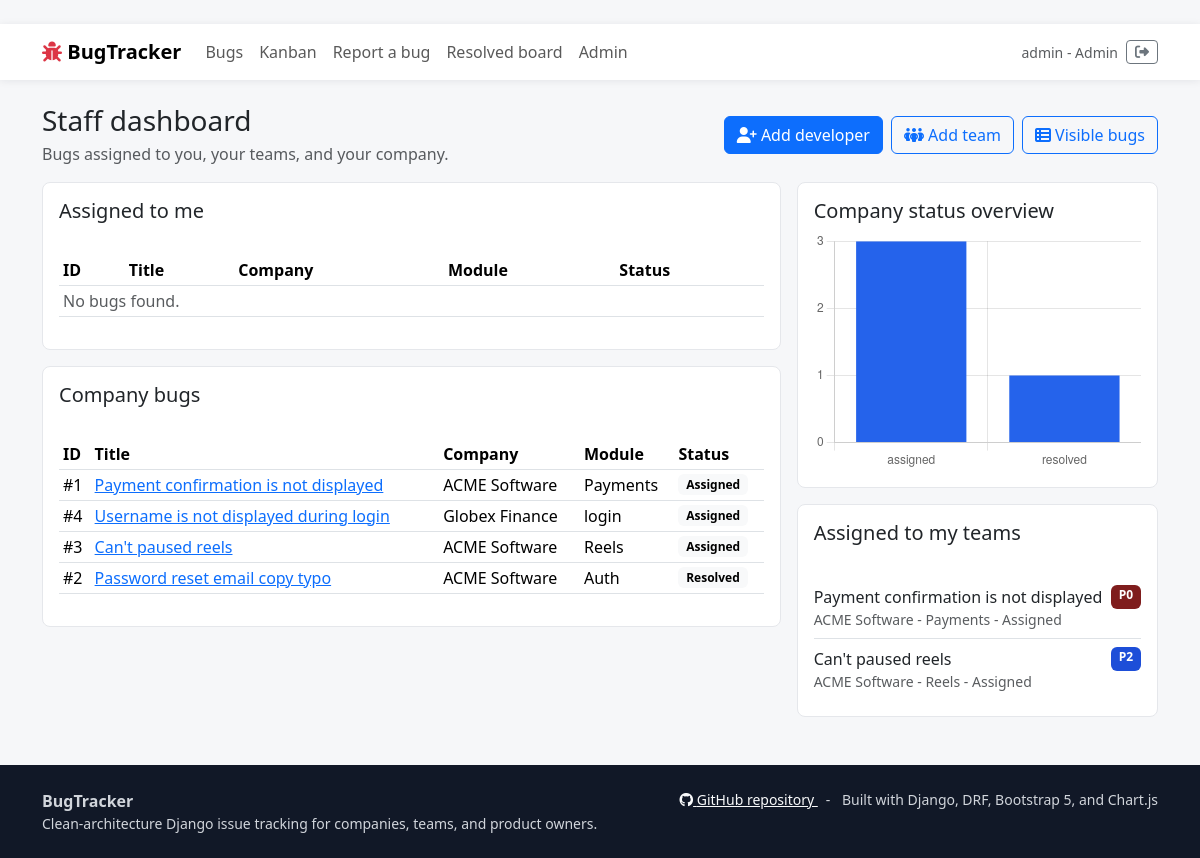
Screenshot of /dashboard/staff/ (signed in) with the database file from the repository.
### infrastructure/models.py (models this page shows, shortened)
class User(AbstractUser):
    class Role(models.TextChoices):
        REPORTER = "reporter", "Reporter"
        DEVELOPER = "developer", "Developer"
        PRODUCT_OWNER = "po", "Product Owner"
        ADMIN = "admin", "Admin"
    role = models.CharField(max_length=20, choices=Role.choices, default=Role.REPORTER)
    company = models.ForeignKey(Company, on_delete=models.SET_NULL, null=True, blank=True, related_name="users")
    teams = models.ManyToManyField(Team, blank=True, related_name="members")
    must_change_password = models.BooleanField(default=False)

class TimeStampedModel(models.Model):
    created_at = models.DateTimeField(auto_now_add=True)
    updated_at = models.DateTimeField(auto_now=True)
    class Meta:
        abstract = True

class Bug(TimeStampedModel):
    class Severity(models.TextChoices):
        LOW = "low", "Low"
        MEDIUM = "medium", "Medium"
        HIGH = "high", "High"
        CRITICAL = "critical", "Critical"
    class Status(models.TextChoices):
        TRIAGE = "triage", "Triage"
        ASSIGNED = "assigned", "Assigned"
        IN_PROGRESS = "in_progress", "In progress"
        RESOLVED = "resolved", "Resolved"
        VERIFIED = "verified", "Verified"
        DUPLICATE = "duplicate", "Duplicate"
        REOPENED = "reopened", "Reopened"
        CLOSED = "closed", "Closed"
    class Priority(models.TextChoices):
        P0 = "P0", "P0"
        P1 = "P1", "P1"
        P2 = "P2", "P2"
        P3 = "P3", "P3"
    title = models.CharField(max_length=220)
    description = models.TextField()
    reproduction_steps = models.TextField()
    expected_result = models.TextField()
    actual_result = models.TextField()
    severity = models.CharField(max_length=20, choices=Severity.choices)
    status = models.CharField(max_length=30, choices=Status.choices, default=Status.TRIAGE)
    priority = models.CharField(max_length=2, choices=Priority.choices, default=Priority.P3)
    priority_score = models.PositiveIntegerField(default=0)
    priority_override = models.BooleanField(default=False)
    priority_override_reason = models.TextField(blank=True)
    impact = models.PositiveSmallIntegerField(default=3, validators=[MinValueValidator(1), MaxValueValidator(5)])
    similar_count = models.PositiveIntegerField(default=0)
    module = models.CharField(max_length=120)
    module_importance = models.PositiveSmallIntegerField(default=3, validators=[MinValueValidator(1), MaxValueValidator(5)])
    product = models.CharField(max_length=160)
    notification_email = models.EmailField(blank=True, help_text="Optional email(s) to receive updates about this bug (comma-separated)")
    company = models.ForeignKey(Company, on_delete=models.CASCADE, related_name="bugs")
    reporter = models.ForeignKey(User, on_delete=models.CASCADE, related_name="reported_bugs")
    duplicate_of = models.ForeignKey("self", on_delete=models.SET_NULL, null=True, blank=True, related_name="duplicates")
    is_duplicate = models.BooleanField(default=False)
    is_reopened = models.BooleanField(default=False)
    is_verified = models.BooleanField(default=False)
    class Meta:
        ordering = ["priority", "-priority_score", "-created_at"]
        indexes = [
            models.Index(fields=["status", "priority"]),
            models.Index(fields=["company", "module"]),
            models.Index(fields=["reporter", "status"]),
        ]
    def get_absolute_url(self):
        return reverse("web:bug_detail", kwargs={"pk": self.pk})

class Company(TimeStampedModel):
    name = models.CharField(max_length=160, unique=True)
    slug = models.SlugField(max_length=180, unique=True)
    product_name = models.CharField(max_length=160)
    is_active = models.BooleanField(default=True)
    class Meta:
        ordering = ["name"]
        verbose_name_plural = "companies"

### presentation/web/views.py (the view)
# urls.py: path("dashboard/staff/", views.staff_dashboard, name="staff_dashboard"),
@login_required
def staff_dashboard(request):
    if not is_staff_role(request.user):
        return redirect("web:user_dashboard")
    user_team_ids = request.user.teams.values_list("id", flat=True)
    assigned = Bug.objects.filter(assignments__is_active=True, assignments__assignee=request.user).distinct()
    team_bugs = Bug.objects.filter(assignments__is_active=True, assignments__team_id__in=user_team_ids).distinct()
    company_bugs = Bug.objects.filter(company=request.user.company) if request.user.company_id else Bug.objects.none()
    if request.user.role == "admin":
        company_bugs = Bug.objects.all()
    chart_data = list(company_bugs.values("status").annotate(count=Count("id")).order_by("status"))
    return render(
        request,
        "dashboard/staff_dashboard.html",
        {
            "assigned_bugs": assigned[:10],
            "team_bugs": team_bugs[:10],
            "company_bugs": company_bugs[:10],
            "chart_data": chart_data,
            "can_manage": is_ba_or_admin(request.user),
            "can_create_developers": is_ba_or_admin(request.user) and request.user.company_id,
        },
    )

### shared_kernel/roles.py (called while the page is built)
def is_ba_or_admin(user) -> bool:
    return bool(user and user.is_authenticated and user.role in MANAGER_ROLES)

def is_staff_role(user) -> bool:
    return bool(user and user.is_authenticated and user.role in STAFF_ROLES)

### presentation/web/templates/dashboard/staff_dashboard.html (shortened to what this page needs)
﻿{% extends "base.html" %}
{% block content %}
<div class="d-flex justify-content-between align-items-center mb-3">
    <div>
        <h1 class="h3 mb-1">Staff dashboard</h1>
        <p class="text-muted mb-0">Bugs assigned to you, your teams, and your company.</p>
    </div>
    <div class="d-flex gap-2">
        {% if can_create_developers %}
            <a class="btn btn-primary" href="{% url 'web:developer_create' %}"><i class="fa-solid fa-user-plus"></i> Add developer</a>
            <a class="btn btn-outline-primary" href="{% url 'web:team_create' %}"><i class="fa-solid fa-people-group"></i> Add team</a>
        {% endif %}
        <a class="btn btn-outline-primary" href="{% url 'web:bug_list' %}"><i class="fa-solid fa-table-list"></i> Visible bugs</a>
    </div>
</div>
<div class="row g-3">
    <div class="col-lg-8">
        <div class="panel p-3 mb-3">
            <h2 class="h5">Assigned to me</h2>
            {% include "bugs/partials/bug_table.html" with bugs=assigned_bugs %}
        </div>
        <div class="panel p-3">
            <h2 class="h5">Company bugs</h2>
            {% include "bugs/partials/bug_table.html" with bugs=company_bugs %}
        </div>
    </div>
    <div class="col-lg-4">
        <div class="panel p-3 mb-3">
            <h2 class="h5">Company status overview</h2>
            <canvas id="companyChart" height="220"></canvas>
        </div>
        <div class="panel p-3">
            <h2 class="h5">Assigned to my teams</h2>
            {% include "bugs/partials/compact_bug_list.html" with bugs=team_bugs %}
        </div>
    </div>
</div>
{% endblock %}
{% block scripts %}
<script>
const companyStats = [{% for item in chart_data %}{label: "{{ item.status }}", value: {{ item.count }}},{% endfor %}];
new Chart(document.getElementById('companyChart'), {
  type: 'bar',
  data: { labels: companyStats.map(x => x.label), datasets: [{ data: companyStats.map(x => x.value), backgroundColor: '#2563eb' }] },
  options: { plugins: { legend: { display: false } }, scales: { y: { beginAtZero: true, ticks: { precision: 0 } } } }
});
</script>
{% endblock %}

### presentation/web/templates/base.html (shortened to what this page needs)
﻿<!doctype html>
<html lang="en">
<head>
    <link href="https://cdn.jsdelivr.net/npm/bootstrap@5.3.3/dist/css/bootstrap.min.css" rel="stylesheet">
    <link href="https://cdnjs.cloudflare.com/ajax/libs/font-awesome/6.5.2/css/all.min.css" rel="stylesheet">
</head>
<body>
    <nav class="navbar navbar-expand-lg bg-white">
        <div class="container">
            <a class="navbar-brand fw-bold" href="{% url 'web:dashboard' %}">
                <i class="fa-solid fa-bug text-danger"></i> BugTracker
            </a>
            <div id="nav" class="collapse navbar-collapse">
                <ul class="navbar-nav me-auto">
                    {% if user.is_authenticated %}
                    <li class="nav-item"><a
                            class="nav-link {% if request.resolver_match.url_name == 'bug_list' %}active{% endif %}"
                            href="{% url 'web:bug_list' %}">Bugs</a></li>
                    <li class="nav-item"><a
                            class="nav-link {% if request.resolver_match.url_name == 'kanban_board' %}active{% endif %}"
                            href="{% url 'web:kanban_board' %}">Kanban</a></li>
                    {% if user.role == 'reporter' or user.role == 'admin' %}
                    <li class="nav-item"><a
                            class="nav-link {% if request.resolver_match.url_name == 'bug_create' %}active{% endif %}"
                            href="{% url 'web:bug_create' %}">Report a bug</a></li>
                    {% endif %}
                    <li class="nav-item"><a
                            class="nav-link {% if request.resolver_match.url_name == 'public_resolved_bugs' %}active{% endif %}"
                            href="{% url 'web:public_resolved_bugs' %}">Resolved board</a></li>
                    {% if user.is_staff %}
                    <li class="nav-item"><a class="nav-link" href="/admin/">Admin</a></li>
                    {% endif%}
                    {% endif %}
                </ul>
                <div class="d-flex align-items-center gap-2">
                    {% if user.is_authenticated %}
                    <span class="small text-muted">{{ user.username }} - {{ user.get_role_display }}</span>
                    <form method="post" action="{% url 'web:logout' %}" class="m-0">{% csrf_token %}
                        <button class="btn btn-sm btn-outline-secondary" title="Log out"><i
                                class="fa-solid fa-right-from-bracket"></i></button>
                    </form>
                    {% else %}
                    <a class="btn btn-sm btn-outline-primary" href="{% url 'web:login' %}">Log in</a>
                    <a class="btn btn-sm btn-primary" href="{% url 'web:register' %}">Register</a>
                    {% endif %}
                </div>
            </div>
        </div>
    </nav>
    <main class="container py-4">
        {% block content %}{% endblock %}
    </main>
    <footer class="mt-4 py-4">
        <div class="container d-flex flex-column flex-md-row justify-content-between gap-3">
            <div>
                <div class="fw-semibold">BugTracker</div>
                <div class="small">Clean-architecture Django issue tracking for companies, teams, and product owners.
                </div>
            </div>
            <div class="small">
                <a href="https://github.com/Mateoo18/BugTracker" target="_blank" rel="noopener">
                    <i class="fa-brands fa-github"></i> GitHub repository
                </a>
                <span class="mx-2">-</span>
                <span>Built with Django, DRF, Bootstrap 5, and Chart.js</span>
            </div>
        </div>
    </footer>
    {% block scripts %}{% endblock %}
</body>
</html>

### presentation/web/templates/bugs/partials/bug_table.html
﻿<div class="table-responsive">
    <table class="table table-sm align-middle">
        <thead><tr><th>ID</th><th>Title</th><th>Company</th><th>Module</th><th>Status</th></tr></thead>
        <tbody>
        {% for bug in bugs %}
            <tr>
                <td>#{{ bug.id }}</td>
                <td><a href="{{ bug.get_absolute_url }}">{{ bug.title }}</a></td>
                <td>{{ bug.company.name }}</td>
                <td>{{ bug.module }}</td>
                <td><span class="badge text-bg-light">{{ bug.get_status_display }}</span></td>
            </tr>
        {% empty %}
            <tr><td colspan="5" class="text-muted">No bugs found.</td></tr>
        {% endfor %}
        </tbody>
    </table>
</div>

### presentation/web/templates/bugs/partials/compact_bug_list.html
﻿<div class="list-group list-group-flush">
    {% for bug in bugs %}
        <a class="list-group-item list-group-item-action px-0" href="{{ bug.get_absolute_url }}">
            <div class="d-flex justify-content-between gap-2">
                <span>{{ bug.title }}</span>
                <span class="badge priority-{{ bug.priority }}">{{ bug.priority }}</span>
            </div>
            <div class="small text-muted">{{ bug.company.name }} - {{ bug.module }} - {{ bug.get_status_display }}</div>
        </a>
    {% empty %}
        <div class="text-muted">No data available.</div>
    {% endfor %}
</div>

### presentation/web/templates/base.html (style rules this page uses)
body { background: #f6f7f9; min-height: 100vh; display: flex; flex-direction: column; }
main { flex: 1; }
.navbar { box-shadow: 0 1px 8px rgba(15, 23, 42, .08); }
.panel { background: #fff; border: 1px solid #e5e7eb; border-radius: 8px; }
.priority-P0 { background: #7f1d1d; }
.priority-P2 { background: #1d4ed8; }
footer { background: #111827; color: #d1d5db; }
footer a { color: #f9fafb; }

### rows the page displays
User: username "admin", role "Admin"
Bug: id "1", title "Payment confirmation is not displayed", company.name "ACME Software", module "Payments", status "Assigned", priority "P0"
Bug: id "4", title "Username is not displayed during login", company.name "Globex Finance", module "login", status "Assigned"
Bug: id "3", title "Can't paused reels", company.name "ACME Software", module "Reels", status "Assigned", priority "P2"
Bug: id "2", title "Password reset email copy typo", company.name "ACME Software", module "Auth", status "Resolved"

### other values shown
chart data {{ item.status }} assigned, resolved
chart data {{ item.count }} 3, 1
